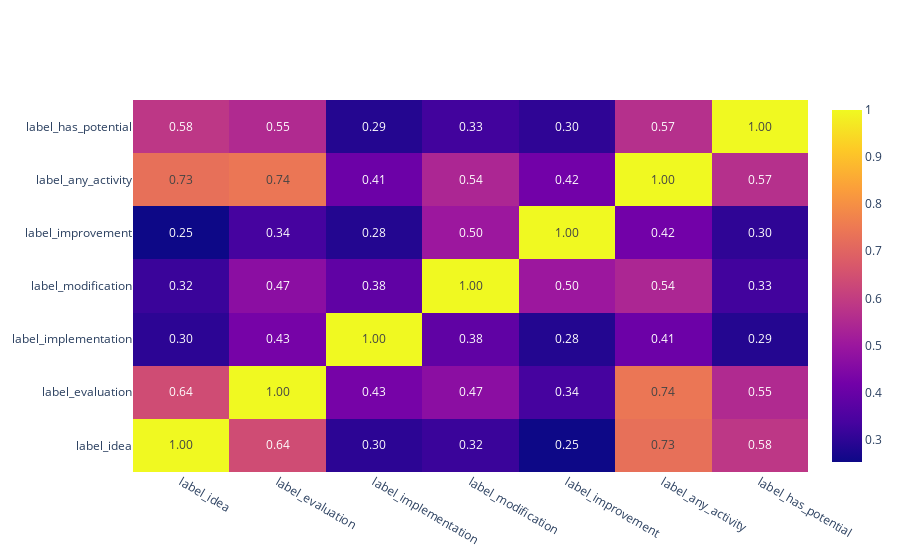

This figure's notebook cell:
### Code cell
label_stats.plot_label_correlation()

### Figure 1 — Plotly figure (JSON) as saved in the notebook; plotly's stock layout.template omitted (floating-point values rounded to 4 significant figures)
{"data": [{"text": [[1.0, 0.6395, 0.2972, 0.3179, 0.2526, 0.7288, 0.5841], [0.6395, 1.0, 0.4266, 0.4685, 0.3354, 0.7426, 0.5516], [0.2972, 0.4266, 1.0, 0.3849, 0.2847, 0.4065, 0.2854], [0.3179, 0.4685, 0.3849, 1.0, 0.5026, 0.5414, 0.3302], [0.2526, 0.3354, 0.2847, 0.5026, 1.0, 0.4185, 0.3022], [0.7288, 0.7426, 0.4065, 0.5414, 0.4185, 1.0, 0.5656], [0.5841, 0.5516, 0.2854, 0.3302, 0.3022, 0.5656, 1.0]], "texttemplate": "%{text:.2f}", "x": ["label_idea", "label_evaluation", "label_implementation", "label_modification", "label_improvement", "label_any_activity", "label_has_potential"], "y": ["label_idea", "label_evaluation", "label_implementation", "label_modification", "label_improvement", "label_any_activity", "label_has_potential"], "z": [[1.0, 0.6395, 0.2972, 0.3179, 0.2526, 0.7288, 0.5841], [0.6395, 1.0, 0.4266, 0.4685, 0.3354, 0.7426, 0.5516], [0.2972, 0.4266, 1.0, 0.3849, 0.2847, 0.4065, 0.2854], [0.3179, 0.4685, 0.3849, 1.0, 0.5026, 0.5414, 0.3302], [0.2526, 0.3354, 0.2847, 0.5026, 1.0, 0.4185, 0.3022], [0.7288, 0.7426, 0.4065, 0.5414, 0.4185, 1.0, 0.5656], [0.5841, 0.5516, 0.2854, 0.3302, 0.3022, 0.5656, 1.0]], "type": "heatmap"}], "layout": {}}
